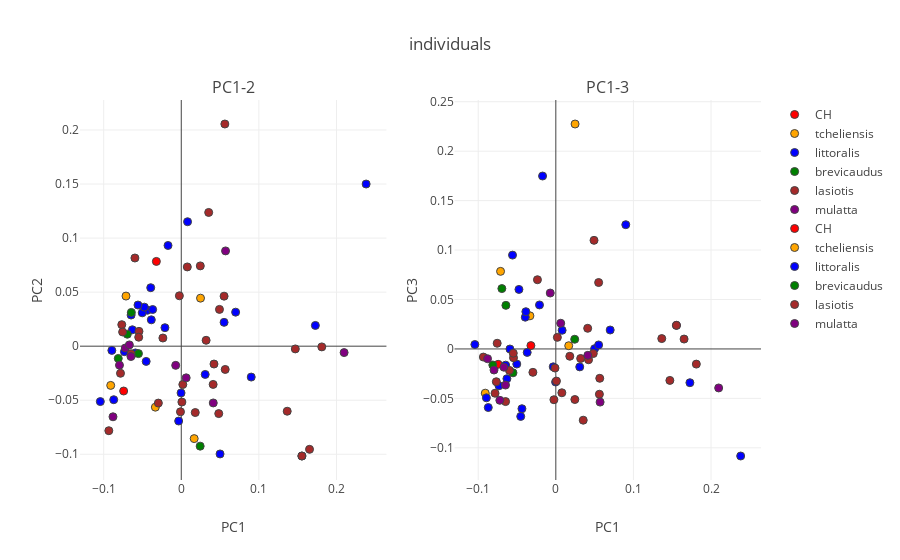

The cell this chart's notebook holds for it:
### Code cell
from plotly.subplots import make_subplots
from plotly import tools

colors_pres= {
'littoralis': 'blue',
'brevicaudus': 'green',
'tcheliensis': 'orange',
'lasiotis': 'brown',
'mulatta': 'purple',
'CH': 'red'
}


titles= ['PC1-2','PC1-3']
fig_subplots = tools.make_subplots(rows= 1, cols=2,
                             subplot_titles=tuple(titles))

for col in range(1,3):
    fig_data= [go.Scatter(
            x= features[indices[i],0],
            y= features[indices[i],col],
            mode= "markers",
            marker= {
            'color': colors_pres[i],
            'line': {'width': 1},
            'size': 8,
            'symbol': 'circle',
          "opacity": 1
          },
          name= str(i)
        ) for i in list(indices.keys())]
    
    for trace1 in fig_data:
        fig_subplots.append_trace(trace1, 1, col)
    
    fig_subplots.update_xaxes(title= 'PC1')

    fig_subplots.update_yaxes(title= 'PC' + str(col + 1),row=1, col=col)


layout = go.Layout(
    title= 'mutation profile PCA'
)


fig = go.Figure(data=fig_subplots, layout=layout)
fig['layout'].update(title= 'individuals')
iplot(fig)

### Figure 1 — Plotly figure (JSON) as saved in the notebook; plotly's stock layout.template omitted (floating-point values rounded to 4 significant figures)
{"data": [{"marker": {"color": "red", "line": {"width": 1}, "opacity": 1, "size": 8, "symbol": "circle"}, "mode": "markers", "name": "CH", "type": "scatter", "uid": "9d1d7592-843f-4a2d-9bbb-a804b38d837d", "x": [-0.07427, -0.0321], "xaxis": "x", "y": [-0.04148, 0.07841], "yaxis": "y"}, {"marker": {"color": "orange", "line": {"width": 1}, "opacity": 1, "size": 8, "symbol": "circle"}, "mode": "markers", "name": "tcheliensis", "type": "scatter", "uid": "37417e41-afdf-498a-914e-f8fc4435f5e4", "x": [-0.07124, 0.02482, 0.01663, -0.03338, -0.09094], "xaxis": "x", "y": [0.04635, 0.04443, -0.08551, -0.05642, -0.03628], "yaxis": "y"}, {"marker": {"color": "blue", "line": {"width": 1}, "opacity": 1, "size": 8, "symbol": "circle"}, "mode": "markers", "name": "littoralis", "type": "scatter", "uid": "dbc1252e-443d-4b7c-8794-f446663fd2b7", "x": [-0.03937, -0.1043, -0.06466, 0.03083, -0.04365, -0.05032, -0.08947, -0.003371, -0.07326, -0.05912, -0.02105, 0.04998, 0.2382, 0.07005, -0.04753, -0.08705, 0.1555, 0.09014, -0.06303, -0.04524, -0.0002901, -0.03861, 0.1728, 0.05517, 0.008102, -0.01708, -0.05581, -0.03689], "xaxis": "x", "y": [0.05411, -0.05126, 0.02881, -0.02614, 0.0332, 0.03086, -0.003894, -0.06924, -0.005076, -0.00625, 0.01711, -0.09969, 0.15, 0.03148, 0.03612, -0.04951, -0.1016, -0.02858, 0.01516, -0.01408, -0.04325, 0.02437, 0.01919, 0.02203, 0.1151, 0.09316, 0.03806, 0.03392], "yaxis": "y"}, {"marker": {"color": "green", "line": {"width": 1}, "opacity": 1, "size": 8, "symbol": "circle"}, "mode": "markers", "name": "brevicaudus", "type": "scatter", "uid": "acd0d12a-04ba-458e-ab01-1af43bda91eb", "x": [-0.06434, -0.0812, -0.0552, -0.06954, 0.02435], "xaxis": "x", "y": [0.03124, -0.01132, -0.006883, 0.01106, -0.09246], "yaxis": "y"}, {"marker": {"color": "brown", "line": {"width": 1}, "opacity": 1, "size": 8, "symbol": "circle"}, "mode": "markers", "name": "lasiotis", "type": "scatter", "uid": "6b9cbea0-0db6-47fd-8ff5-44ce3f8f50d2", "x": [-0.0545, -0.07668, -0.05485, 0.1365, 0.05616, 0.1555, 0.02452, 0.0008082, 0.04106, -0.002439, 0.001998, -0.07558, 0.04923, 0.03201, 0.1653, 0.05518, -0.02369, -0.02955, -0.09338, 0.04216, -0.06477, 0.1811, -0.07833, -0.001018, 0.04829, 0.05662, 0.01801, -0.05975, 0.007776, 0.03532, 0.147], "xaxis": "x", "y": [0.01371, 0.0199, 0.008308, -0.06018, 0.2055, -0.1016, 0.07428, -0.05165, -0.03538, 0.0466, -0.03546, 0.01313, 0.03404, 0.005438, -0.09542, 0.04626, 0.007564, -0.05265, -0.07819, -0.0165, -0.007015, -0.0006562, -0.02508, -0.06071, -0.06237, -0.02152, -0.06139, 0.08156, 0.07331, 0.1237, -0.002531], "yaxis": "y"}, {"marker": {"color": "purple", "line": {"width": 1}, "opacity": 1, "size": 8, "symbol": "circle"}, "mode": "markers", "name": "mulatta", "type": "scatter", "uid": "2814e51b-7502-4db9-a1ef-b187c7ff2420", "x": [-0.07215, 0.04123, 0.006317, 0.2099, -0.08799, -0.06486, 0.05706, -0.06689, -0.007195, -0.07965], "xaxis": "x", "y": [-0.001725, -0.05251, -0.0293, -0.005919, -0.06533, -0.009551, 0.08814, 0.001185, -0.01775, -0.01755], "yaxis": "y"}, {"marker": {"color": "red", "line": {"width": 1}, "opacity": 1, "size": 8, "symbol": "circle"}, "mode": "markers", "name": "CH", "type": "scatter", "uid": "a47698fd-927d-402e-9817-86df2adf9a83", "x": [-0.07427, -0.0321], "xaxis": "x2", "y": [-0.01556, 0.003391], "yaxis": "y2"}, {"marker": {"color": "orange", "line": {"width": 1}, "opacity": 1, "size": 8, "symbol": "circle"}, "mode": "markers", "name": "tcheliensis", "type": "scatter", "uid": "7916bb3a-3415-4012-8c56-e92c4749325e", "x": [-0.07124, 0.02482, 0.01663, -0.03338, -0.09094], "xaxis": "x2", "y": [0.07845, 0.2275, 0.00326, 0.03348, -0.04471], "yaxis": "y2"}, {"marker": {"color": "blue", "line": {"width": 1}, "opacity": 1, "size": 8, "symbol": "circle"}, "mode": "markers", "name": "littoralis", "type": "scatter", "uid": "dc1b0c1d-2c60-4e20-91e1-c6db5705d2fd", "x": [-0.03937, -0.1043, -0.06466, 0.03083, -0.04365, -0.05032, -0.08947, -0.003371, -0.07326, -0.05912, -0.02105, 0.04998, 0.2382, 0.07005, -0.04753, -0.08705, 0.1555, 0.09014, -0.06303, -0.04524, -0.0002901, -0.03861, 0.1728, 0.05517, 0.008102, -0.01708, -0.05581, -0.03689], "xaxis": "x2", "y": [0.03213, 0.004492, -0.01637, -0.01814, -0.06043, -0.01526, -0.04942, -0.01809, -0.03725, -5.332e-05, 0.0445, 0.0002883, -0.1083, 0.01916, 0.0602, -0.05923, 0.02384, 0.1257, -0.0301, -0.06822, -0.03339, 0.03768, -0.03414, 0.004054, 0.01889, 0.1749, 0.09489, -0.003503], "yaxis": "y2"}, {"marker": {"color": "green", "line": {"width": 1}, "opacity": 1, "size": 8, "symbol": "circle"}, "mode": "markers", "name": "brevicaudus", "type": "scatter", "uid": "1e5eef24-ebab-4a7b-9f3b-22a872f5b9b9", "x": [-0.06434, -0.0812, -0.0552, -0.06954, 0.02435], "xaxis": "x2", "y": [0.04407, -0.01625, -0.02414, 0.06105, 0.009806], "yaxis": "y2"}, {"marker": {"color": "brown", "line": {"width": 1}, "opacity": 1, "size": 8, "symbol": "circle"}, "mode": "markers", "name": "lasiotis", "type": "scatter", "uid": "70c0bbf4-e8ee-461d-b419-c412780b13d9", "x": [-0.0545, -0.07668, -0.05485, 0.1365, 0.05616, 0.1555, 0.02452, 0.0008082, 0.04106, -0.002439, 0.001998, -0.07558, 0.04923, 0.03201, 0.1653, 0.05518, -0.02369, -0.02955, -0.09338, 0.04216, -0.06477, 0.1811, -0.07833, -0.001018, 0.04829, 0.05662, 0.01801, -0.05975, 0.007776, 0.03532, 0.147], "xaxis": "x2", "y": [-0.008893, -0.03314, -0.004289, 0.01048, -0.0458, 0.02384, -0.05112, -0.0325, 0.02087, -0.05134, 0.01171, 0.005758, 0.1098, -0.009634, 0.01002, 0.06718, 0.07001, -0.02366, -0.008217, -0.0109, -0.05322, -0.01534, -0.04479, -0.01931, -0.004625, -0.02968, -0.007391, -0.02167, -0.04432, -0.07205, -0.03181], "yaxis": "y2"}, {"marker": {"color": "purple", "line": {"width": 1}, "opacity": 1, "size": 8, "symbol": "circle"}, "mode": "markers", "name": "mulatta", "type": "scatter", "uid": "f765b8a1-6c45-4ed0-8f9c-96ea8ab0269f", "x": [-0.07215, 0.04123, 0.006317, 0.2099, -0.08799, -0.06486, 0.05706, -0.06689, -0.007195, -0.07965], "xaxis": "x2", "y": [-0.05194, -0.006453, 0.02602, -0.03944, -0.009865, -0.03651, -0.05375, -0.01846, 0.05656, -0.0213], "yaxis": "y2"}], "layout": {"annotations": [{"font": {"size": 16}, "showarrow": false, "text": "PC1-2", "x": 0.225, "xanchor": "center", "xref": "paper", "y": 1, "yanchor": "bottom", "yref": "paper"}, {"font": {"size": 16}, "showarrow": false, "text": "PC1-3", "x": 0.775, "xanchor": "center", "xref": "paper", "y": 1, "yanchor": "bottom", "yref": "paper"}], "title": {"text": "individuals"}, "xaxis": {"anchor": "y", "domain": [0, 0.45], "title": {"text": "PC1"}}, "xaxis2": {"anchor": "y2", "domain": [0.55, 1], "title": {"text": "PC1"}}, "yaxis": {"anchor": "x", "domain": [0, 1], "title": {"text": "PC2"}}, "yaxis2": {"anchor": "x2", "domain": [0, 1], "title": {"text": "PC3"}}}}
